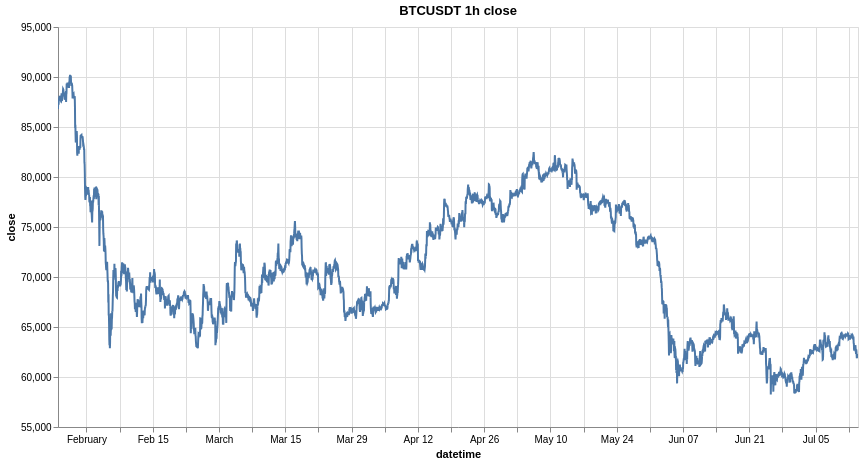

This figure's notebook cell:
### Code cell
alt.data_transformers.enable("vegafusion")
research.plot_dyn_timeseries(ts, sym, 'close', time_interval)

### Figure 1 — Vega specification as saved in the notebook (floating-point values rounded to 4 significant figures; data arrays with more than 128 entries replaced by an {"elided": "..."} marker saying what was removed)
{"$schema": "https://vega.github.io/schema/vega/v6.json", "data": [{"name": "param_db82be42624d4632_store"}, {"name": "param_e9b61157fc812227_store"}, {"name": "source_0", "values": {"elided": "4056 records"}, "transform": [{"type": "formula", "expr": "toDate(datum['datetime'])", "as": "datetime"}]}, {"name": "source_0_y_domain_close", "values": [{"min": 58250.0, "max": 90220.0}]}], "signals": [{"name": "unit", "value": {}, "on": [{"events": "pointermove", "update": "isTuple(group()) ? group() : unit"}]}, {"name": "param_db82be42624d4632", "update": "vlSelectionResolve(\"param_db82be42624d4632_store\", \"union\")"}, {"name": "param_e9b61157fc812227", "update": "vlSelectionResolve(\"param_e9b61157fc812227_store\", \"union\")"}, {"name": "param_db82be42624d4632_datetime", "on": [{"events": [{"source": "view", "type": "dblclick"}], "update": "null"}, {"events": {"signal": "param_db82be42624d4632_translate_delta"}, "update": "panLinear(param_db82be42624d4632_translate_anchor.extent_x, -param_db82be42624d4632_translate_delta.x / width)"}, {"events": {"signal": "param_db82be42624d4632_zoom_delta"}, "update": "zoomLinear(domain(\"x\"), param_db82be42624d4632_zoom_anchor.x, param_db82be42624d4632_zoom_delta)"}]}, {"name": "param_db82be42624d4632_tuple", "on": [{"events": [{"signal": "param_db82be42624d4632_datetime"}], "update": "param_db82be42624d4632_datetime ? {unit: \"\", fields: param_db82be42624d4632_tuple_fields, values: [param_db82be42624d4632_datetime]} : null"}]}, {"name": "param_db82be42624d4632_tuple_fields", "value": [{"field": "datetime", "channel": "x", "type": "R"}]}, {"name": "param_db82be42624d4632_translate_anchor", "value": {}, "on": [{"events": [{"source": "scope", "type": "pointerdown"}], "update": "{x: x(unit), y: y(unit), extent_x: domain(\"x\")}"}]}, {"name": "param_db82be42624d4632_translate_delta", "value": {}, "on": [{"events": [{"source": "window", "between": [{"source": "scope", "type": "pointerdown"}, {"source": "window", "type": "pointerup"}], "consume": true, "type": "pointermove"}], "update": "{x: param_db82be42624d4632_translate_anchor.x - x(unit), y: param_db82be42624d4632_translate_anchor.y - y(unit)}"}]}, {"name": "param_db82be42624d4632_zoom_anchor", "on": [{"events": [{"source": "scope", "type": "wheel", "consume": true}], "update": "{x: invert(\"x\", x(unit)), y: invert(\"y\", y(unit))}"}]}, {"name": "param_db82be42624d4632_zoom_delta", "on": [{"events": [{"source": "scope", "type": "wheel", "consume": true}], "update": "pow(1.001, event.deltaY * pow(16, event.deltaMode))", "force": true}]}, {"name": "param_db82be42624d4632_modify", "on": [{"events": {"signal": "param_db82be42624d4632_tuple"}, "update": "modify(\"param_db82be42624d4632_store\", param_db82be42624d4632_tuple, true)"}]}, {"name": "param_e9b61157fc812227_close", "on": [{"events": [{"source": "view", "type": "dblclick"}], "update": "null"}, {"events": {"signal": "param_e9b61157fc812227_translate_delta"}, "update": "panLinear(param_e9b61157fc812227_translate_anchor.extent_y, param_e9b61157fc812227_translate_delta.y / height)"}, {"events": {"signal": "param_e9b61157fc812227_zoom_delta"}, "update": "zoomLinear(domain(\"y\"), param_e9b61157fc812227_zoom_anchor.y, param_e9b61157fc812227_zoom_delta)"}]}, {"name": "param_e9b61157fc812227_tuple", "on": [{"events": [{"signal": "param_e9b61157fc812227_close"}], "update": "param_e9b61157fc812227_close ? {unit: \"\", fields: param_e9b61157fc812227_tuple_fields, values: [param_e9b61157fc812227_close]} : null"}]}, {"name": "param_e9b61157fc812227_tuple_fields", "value": [{"field": "close", "channel": "y", "type": "R"}]}, {"name": "param_e9b61157fc812227_translate_anchor", "value": {}, "on": [{"events": [{"source": "scope", "type": "pointerdown"}], "update": "{x: x(unit), y: y(unit), extent_y: domain(\"y\")}"}]}, {"name": "param_e9b61157fc812227_translate_delta", "value": {}, "on": [{"events": [{"source": "window", "between": [{"source": "scope", "type": "pointerdown"}, {"source": "window", "type": "pointerup"}], "consume": true, "type": "pointermove"}], "update": "{x: param_e9b61157fc812227_translate_anchor.x - x(unit), y: param_e9b61157fc812227_translate_anchor.y - y(unit)}"}]}, {"name": "param_e9b61157fc812227_zoom_anchor", "on": [{"events": [{"source": "scope", "type": "wheel", "consume": true}], "update": "{x: invert(\"x\", x(unit)), y: invert(\"y\", y(unit))}"}]}, {"name": "param_e9b61157fc812227_zoom_delta", "on": [{"events": [{"source": "scope", "consume": true, "type": "wheel"}], "update": "pow(1.001, event.deltaY * pow(16, event.deltaMode))", "force": true}]}, {"name": "param_e9b61157fc812227_modify", "on": [{"events": {"signal": "param_e9b61157fc812227_tuple"}, "update": "modify(\"param_e9b61157fc812227_store\", param_e9b61157fc812227_tuple, true)"}]}], "marks": [{"type": "line", "name": "marks", "from": {"data": "source_0"}, "sort": {"field": "x"}, "encode": {"update": {"defined": {"signal": "isValid(datum[\"datetime\"]) && isFinite(+datum[\"datetime\"]) && isValid(datum[\"close\"]) && isFinite(+datum[\"close\"])"}, "stroke": {"value": "#4c78a8"}, "tooltip": {"signal": "{\"datetime\": timeFormat(datum[\"datetime\"], \"%b %d, %Y\"), \"close\": format(datum[\"close\"], \"\")}"}, "y": {"field": "close", "scale": "y"}, "x": {"field": "datetime", "scale": "x"}}}, "interactive": true, "clip": true, "style": ["line"]}], "scales": [{"name": "x", "type": "time", "domain": {"data": "source_0", "field": "datetime"}, "range": [0, {"signal": "width"}], "domainRaw": {"signal": "param_db82be42624d4632[\"datetime\"]"}}, {"name": "y", "type": "linear", "domain": [{"signal": "(data(\"source_0_y_domain_close\")[0] || {}).min"}, {"signal": "(data(\"source_0_y_domain_close\")[0] || {}).max"}], "range": [{"signal": "height"}, 0], "domainRaw": {"signal": "param_e9b61157fc812227[\"close\"]"}, "nice": true, "zero": false}], "axes": [{"scale": "x", "gridScale": "y", "orient": "bottom", "grid": true, "minExtent": 0, "aria": false, "labels": false, "maxExtent": 0, "domain": false, "ticks": false, "zindex": 0, "tickCount": {"signal": "ceil(width/40)"}}, {"scale": "y", "aria": false, "zindex": 0, "maxExtent": 0, "tickCount": {"signal": "ceil(height/40)"}, "labels": false, "gridScale": "x", "orient": "left", "ticks": false, "domain": false, "minExtent": 0, "grid": true}, {"scale": "x", "orient": "bottom", "labelOverlap": true, "zindex": 0, "title": "datetime", "tickCount": {"signal": "ceil(width/40)"}, "labelFlush": true, "grid": false}, {"scale": "y", "orient": "left", "title": "close", "zindex": 0, "grid": false, "labelOverlap": true, "tickCount": {"signal": "ceil(height/40)"}}], "title": {"text": "BTCUSDT 1h close", "frame": "group"}, "width": 800, "height": 400, "padding": 5, "background": "white", "style": "cell"}
